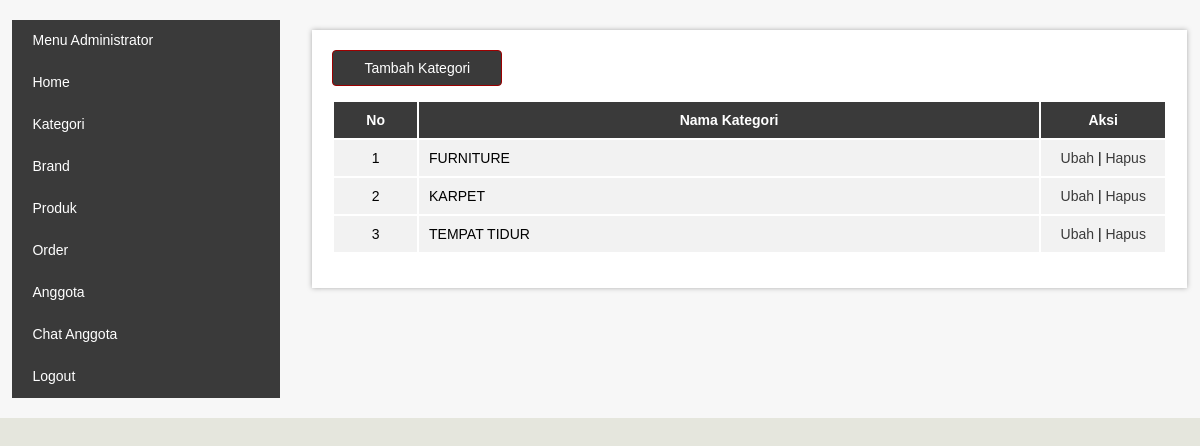
The page /admin/index.php?p=kategoriview (signed in) on the database its author committed.
### tables this page shows
CREATE TABLE IF NOT EXISTS `kategori` (
  `idkat` int(11) NOT NULL AUTO_INCREMENT,
  `idadmin` int(11) NOT NULL,
  `namakat` varchar(40) NOT NULL,
  PRIMARY KEY (`idkat`)
);

### admin/kategoriview.php (the view)
<?php
	$sqlk = mysql_query("select * from kategori order by namakat asc");
	echo "<a href='?p=kategoriadd'><div class='btn btn-more'>Tambah Kategori</div></a><p>";
	echo "<table border='0' width='90%'>";
	echo "<tr align='center'>";
	echo "<th width='10%'>No</th>";
	echo "<th>Nama Kategori</th>";
	echo "<th width='15%'>Aksi</th>";
	echo "</tr>";
	$no = 1;
	while($rk = mysql_fetch_array($sqlk)){
		echo "<tr>";
		echo "<td align='center'>$no</td>";
		echo "<td>$rk[namakat]</td>";
		echo "<td align='center'><a href='?p=kategoriedit&idk=$rk[idkat]'>Ubah</a> |
				  <a href='?p=kategoridel&idk=$rk[idkat]'>Hapus</a></td>";
		echo "</tr>";
		$no++;
	}
	echo "</table>";
?>

### admin/style.css (style rules this page uses)
table { width:100%; }
th { text-align:center; padding:10px; background-color:#3A3A3A; color:#FFFFFF; font-family:Arial; font-size:14px; }
td { padding:10px; background-color:#F2F2F2; font-size:14px; }
a { color:#3A3A3A; text-decoration:none; }
.btn { font-family:Arial; font-size:14px; padding:9px 9px; text-align:center; cursor:pointer; border:1px solid transparent; border-radius:4px; width:150px; }
.btn-more { color:#FFFFFF; background-color:#3A3A3A; border-color:#9D0000; }

### rows shown on the page
kategori: namakat "FURNITURE"
kategori: namakat "KARPET"
kategori: namakat "TEMPAT TIDUR"
